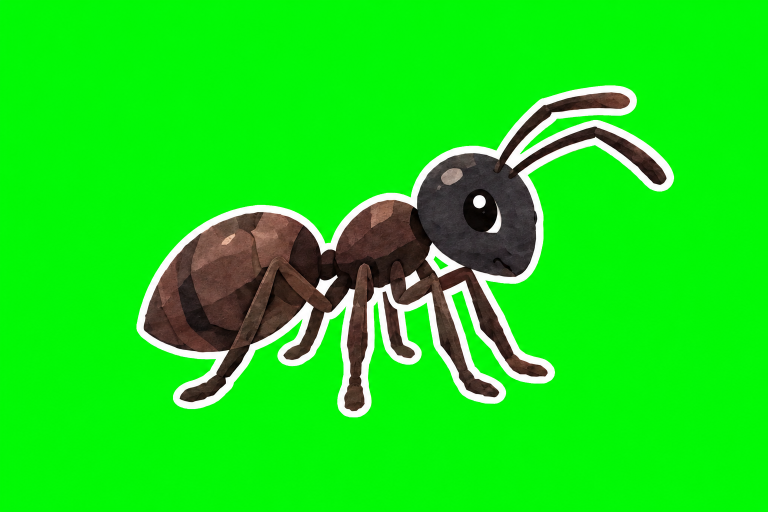
#> input picture video/assets/codex_tj01/ant_c1.png, 1536 x 1024 px, given in place of pose_crowd.png, which was not available (shown at 1/2 size)
$ python split_scene_rest.py ant_c1.png
#> lines starting #> are read from the running program, lines starting #| are printed output that depends on the picture; after the words box and inside, x2 and y2 are one past the last pixel; in counts of white or black regions, pixels touching at a corner belong together; pictures that were not available may be replaced by others from this repository, and a replacement may not be noted
#> in pieces, src is the input picture: PIL image 1536x1024 RGB; mean R, G, B 24.1, 223.5, 23.3
### video/split_sheet.py
"""把 Codex 生成的「绿底素材图」抠掉绿色（或直接用已经透明的底）、切成单件 PNG。

用法：python video/split_sheet.py <素材图.png> <输出目录> <名字1> <名字2> ...
名字按「从上到下、从左到右」的顺序对应每一件素材（先打印一遍 --list 看顺序）。
"""
import sys
from pathlib import Path

import numpy as np
from PIL import Image
from scipy import ndimage


def key_out(rgb):
    """绿幕抠像：越绿越透明；边缘半透明；去掉溢到边缘的绿色。"""
    r, g, b = (rgb[..., i].astype(float) for i in range(3))
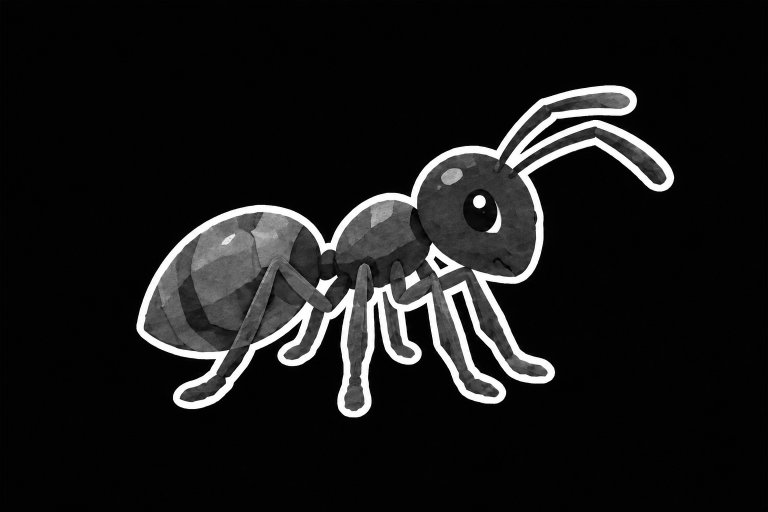
#> r: shape (1024, 1536) float64 (shown at 1/2 size); min 0, max 255, mean 24.1
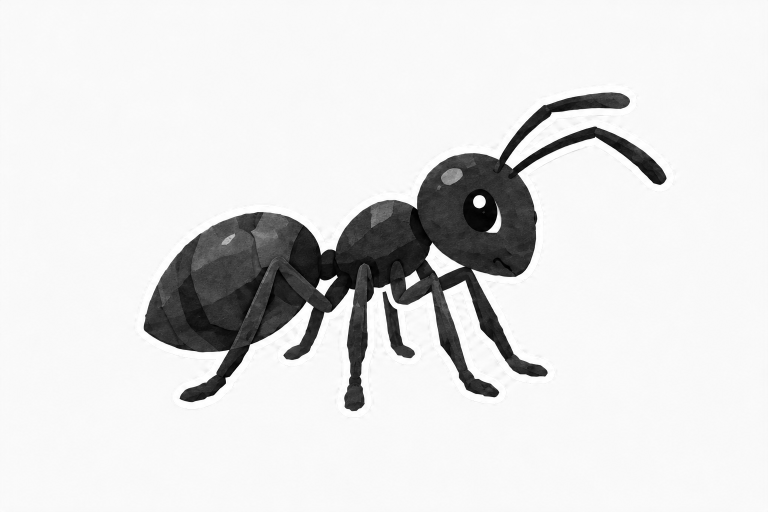
#> g: shape (1024, 1536) float64 (shown at 1/2 size); min 0, max 255, mean 223.5
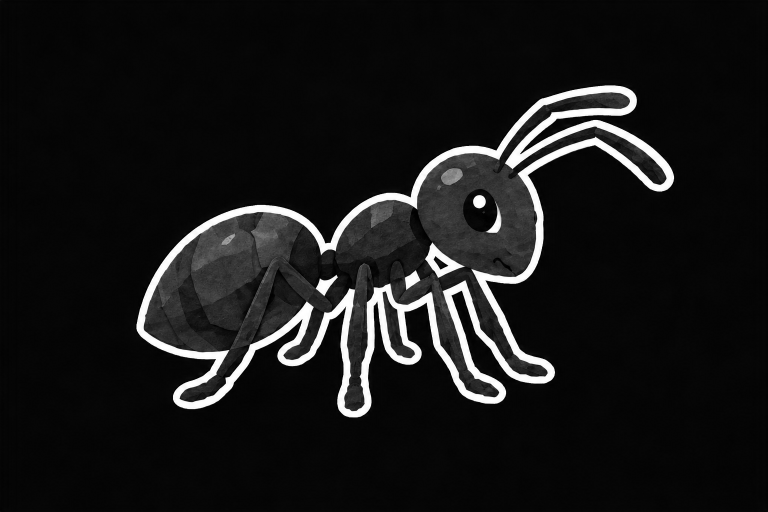
#> b: shape (1024, 1536) float64 (shown at 1/2 size); min 0, max 255, mean 23.3
    k = g - np.maximum(r, b)                       # 「有多绿」
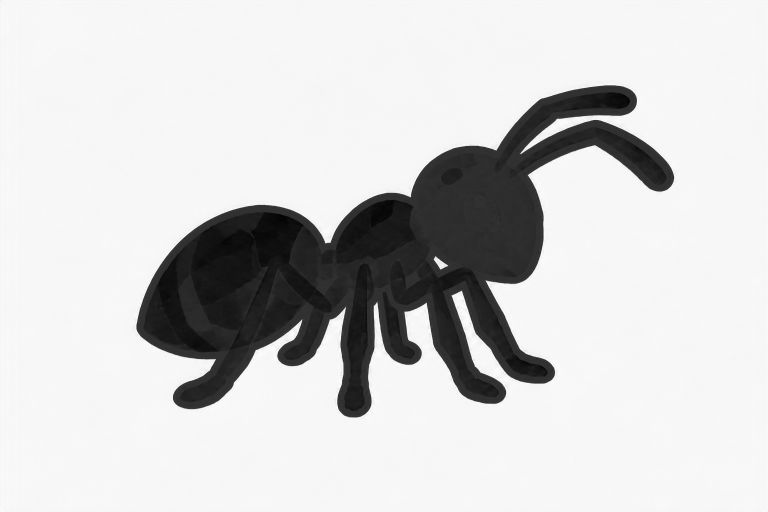
#> k: shape (1024, 1536) float64 (shown at 1/2 size); min -61, max 253, mean 196.6; drawn with min black and max white
    alpha = np.clip(1 - (k - 30) / 90, 0, 1)       # k<30 完全不透明，k>120 完全透明
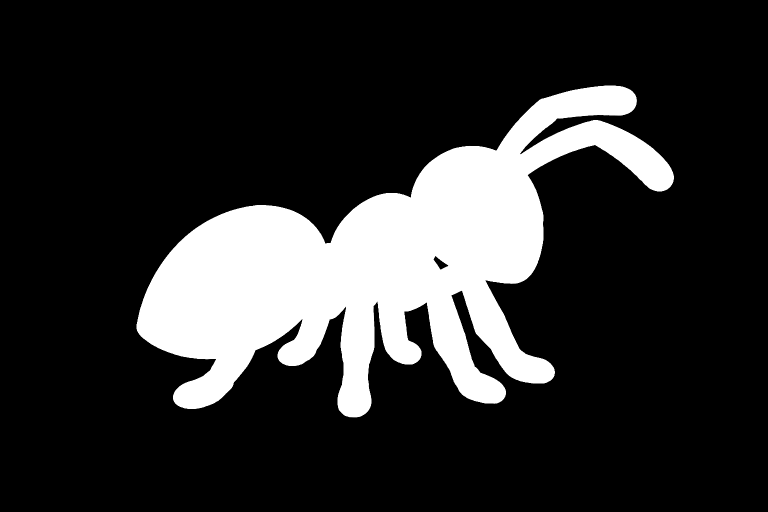
#> alpha: shape (1024, 1536) float64 (shown at 1/2 size); min 0, max 1, mean 0.181
    alpha[(g > 200) & (r < 90) & (b < 90)] = 0
    g2 = np.where(k > 0, np.maximum(r, b) + np.minimum(k, 0), g)   # 去绿边
    out = np.dstack([r, g2, b, alpha * 255]).clip(0, 255).astype(np.uint8)
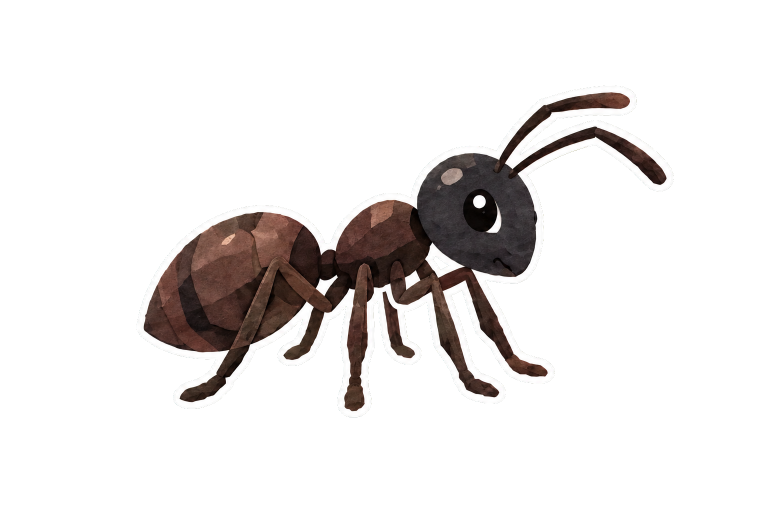
#> out: shape (1024, 1536, 4) (shown at 1/2 size); mean of channels 0, 1, 2, 3 24.1, 24.1, 23.3, 46.2; transparent parts drawn white
    return out


def pieces(path, min_area=3000):
    src = Image.open(path)
    if src.mode == "RGBA" and (np.array(src)[..., 3] < 20).mean() > 0.2:   # Codex 有时自己把绿底抠成了透明：直接用透明度
        rgba = np.array(src)
    else:
        rgba = key_out(np.array(src.convert("RGB")))
    mask = rgba[..., 3] > 60
#> mask: shape (1024, 1536) bool; 18.1% white; 1 white region, box (x1, y1, x2, y2) and area: (273, 171, 1348, 835) 285401
    lab, n = ndimage.label(ndimage.binary_closing(mask, iterations=4))
#> lab: shape (1024, 1536) int32; values 0 (black) and 1 (white), 18.2% white; 1 white region, box (x1, y1, x2, y2) and area: (273, 171, 1348, 835) 285728
#> n = 1
    out = []
    for i, sl in enumerate(ndimage.find_objects(lab), 1):
        area = (lab[sl] == i).sum()
        if area < min_area:
            continue
        crop = rgba[sl].copy()
        crop[..., 3] = np.where(lab[sl] == i, crop[..., 3], 0)   # 只留这一件
        out.append((sl[0].start, sl[1].start, crop))
#> this loop made 1 pass
#> (i, area) on pass 1: (1, 285728)
#> pass 1, in pieces, `crop = rgba[sl].copy()`:
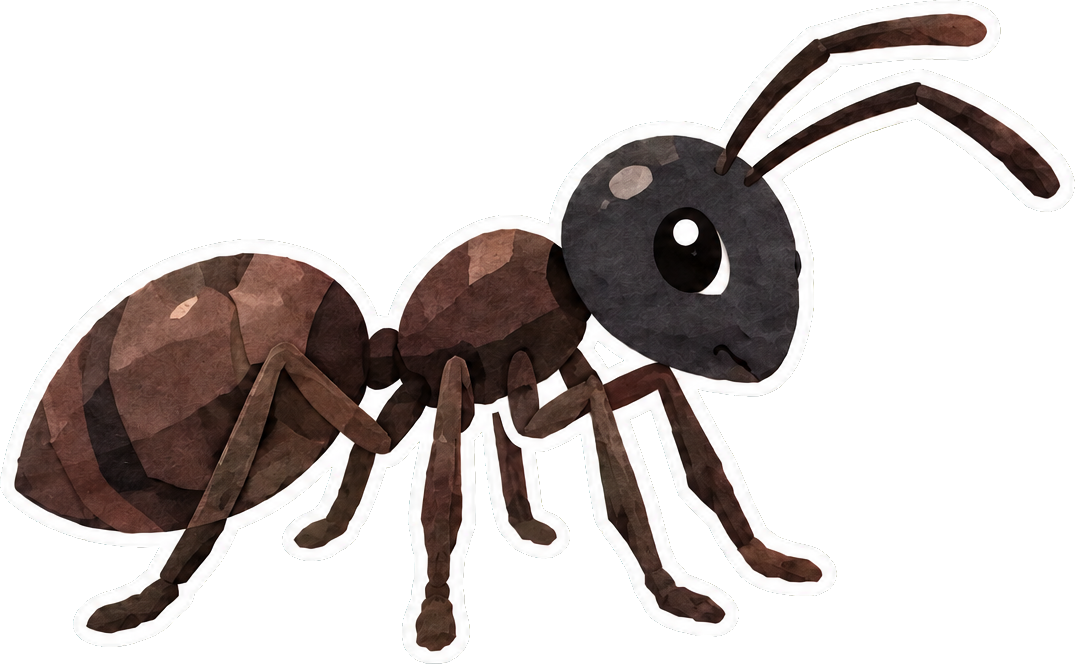
#> crop: shape (664, 1075, 4); mean of channels 0, 1, 2, 3 51.1, 47.1, 45.3, 101.8; transparent parts drawn white
#> after the loop: crop: shape (664, 1075, 4); 0.06% of pixels changed, all inside (x1, y1, x2, y2) = (0, 0, 1075, 664)
#> after the loop, out = 1 item
    out.sort(key=lambda p: (p[0] // 150, p[1]))                 # 从上到下、从左到右
    return out


# [12 lines that do not run on import are left out]

### video/assets/codex_tj01/split_tj01.py
"""tj01 第 3 步：把 Codex 出的素材表拆成单件 PNG 放进 chars/、props/、sets/（用 video/split_sheet.py 的 pieces：绿底和透明底都行）。

用法（仓库根目录）：
  .venv/Scripts/python video/assets/codex_tj01/split_tj01.py --list            # 每张表切出几件、每件多大（先看数量对不对）
  .venv/Scripts/python video/assets/codex_tj01/split_tj01.py [表名 ...]        # 拆图；不写表名 = 全部已经画好的
排序：先按每件的竖直中心分成行（rows 写每行几件），再在行内从左到右；名字和 Codex 提示词（同名 .txt）里的顺序一一对应。
rows 写 "opaque" = 整张不透明图原样拷贝（天空、海报）；写 "assembled" = 皮影表（面积最大的一件是拼好的整个人，其余 6 件按 [3,3] 排）。
数量对不上就不拆，只打印每件的位置和大小，照着改 SHEETS。
"""
import sys
from pathlib import Path

import numpy as np
from PIL import Image

HERE = Path(__file__).resolve().parent
ASSETS = HERE.parent
sys.path.insert(0, str(ASSETS.parent))
import split_sheet  # noqa: E402

SHEETS = {
    # ---- 人物姿势（chars/）----
    "pose_zb1": ("chars", [3, 3], ["zb_cup", "zb_point", "zb_grab", "zb_slap", "zb_shake", "zb_spill"]),
    "pose_zb2": ("chars", [3, 2], ["zb_angry", "zb_cheer", "zb_glance", "zb_soaked", "zb_gaze"]),
    "pose_zxz": ("chars", [3, 2], ["zxz_kneel", "zxz_no", "zxz_walk", "zxz_order", "zxz_calm"]),
    "pose_hkz": ("chars", [3, 3], ["hkz_low", "hkz_hug", "hkz_give", "hkz_lookup", "hkz_step", "hkz_nod"]),
    "pose_wgh": ("chars", [3, 2], ["wgh_kneel", "wgh_give", "wgh_reins", "wgh_elbow", "wgh_nod"]),
    "pose_dg": ("chars", [3, 2], ["dg_kneel", "dg_whisper", "dg_pull", "dg_wink", "dg_nod"]),
    "pose_zmt": ("chars", [3, 2], ["zmt_sneak", "zmt_teeth", "zmt_startle", "zmt_bow", "zmt_shh"]),
    "pose_sgm2": ("chars", [3, 3], ["sgm_pop", "sgm_front", "sgm_doze", "sgm_bonk", "sgm_towel", "sgm_rub"]),
    "pose_zg_zgu": ("chars", [3, 3], ["zgo_window", "zgo_plead", "zgo_sigh", "zgu_kneel", "zgu_plead", "zgu_sigh"]),
    "pose_zwl": ("chars", [3], ["zwl_kneel", "zwl_give", "zwl_allow"]),
    "pose_crowd": ("chars", [4, 4], ["sold_guard", "sold_run1", "sold_run2", "sold_march", "folk_man_wave", "folk_woman_wave", "folk_child_wave", "folk_man_firm"]),
    "pose_kids": ("chars", [3], ["pupil_sad", "pupil_laugh_girl", "pupil_laugh_boy"]),
    # ---- 特写高清半身像（chars/；屏幕高度 ÷ 原图 ≤ 1.3 靠它）----
    "hr_zb_dg": ("chars", [3], ["zb_hi_laugh", "zb_hi_angry", "dg_hi_tight"]),
    "hr_zxz_hkz_dg": ("chars", [3], ["zxz_hi_no", "hkz_hi_give", "dg_hi_wink"]),
    "hr_zmt_wgh": ("chars", [2], ["zmt_hi_teeth", "wgh_hi_elbow"]),
    "hr_sgm": ("chars", [3], ["sgm_hi_point", "sgm_hi_read", "sgm_hi_shock"]),
    # ---- 皮影（前史）：拼好的整个人 + 6 个部件（头、身体、上臂、前臂加手、大腿、小腿加脚）----
    "shadow_zxu": ("chars", "assembled", ["zxu_shadow", "zxu_s_head", "zxu_s_torso", "zxu_s_upper", "zxu_s_fore", "zxu_s_thigh", "zxu_s_shin"]),
    "shadow_zgo": ("chars", "assembled", ["zgo_shadow", "zgo_s_head", "zgo_s_torso", "zgo_s_upper", "zgo_s_fore", "zgo_s_thigh", "zgo_s_shin"]),
    # ---- 道具（props/）----
    "prop_chariot": ("props", [2], ["chariot", "horse"]),
    "prop_cups_stove": ("props", [3], ["cup_lacquer", "cup_spill", "stove"]),
    "flags": ("props", [5], ["flag_zhi", "flag_zhao", "flag_han", "flag_wei", "flag_zhou"]),
    "prop_map": ("props", [1, 1, 1, 1], ["city_icon1", "map_silk", "city_icon2", "city_icon3"]),
    "prop_hands": ("props", [3, 3, 3], ["hand_grab", "hand_open", "hand_candy", "hands_stack", "candy", "ant", "towel", "cup_plain", "cup_plain_spill"]),
    "prop_frogs": ("props", [3, 3, 2], ["frog_wait", "frog_croak", "frog_tongue", "frog_wave", "frog_shoe", "frog_hat", "frog_flat", "frog_jump"]),
    "prop_gauge_hi": ("props", [1], ["gauge_wall_hi"]),
    "prop_gauge_kit": ("props", [3], ["banzhu_frame", "gauge_camp", "wall_section"]),
    "prop_icons": ("props", [4, 4], ["icon_tall", "icon_bow", "icon_qin", "icon_mouth", "icon_fist", "icon_heart", "plaque_zhi", "plaque_back"]),
    "prop_boat": ("props", [5], ["boat", "captain", "captain_hat", "char_cai", "char_de"]),
    "teaser_rain": ("props", "opaque", ["teaser_rain"]),
    "patches": ("props", [5, 5, 7], [f"tape_{i}" for i in range(1, 11)] + ["string_1", "string_2", "string_3", "pin_1", "pin_2", "clip_1", "clip_2"]),
    # ---- 布景（sets/）：共用的天空、山、地面、水、前景框放 jin_land；各地点自己的东西放各自的目录 ----
    "set_sky": ("sets/jin_land", "opaque", ["sky"]),
    "set_ridges": ("sets/jin_land", [1, 1, 1], ["ridge_far", "ridge_mid", "ridge_near"]),
    "set_ground": ("sets/jin_land", [1, 1, 1], ["ground", "water", "fore"]),
    "set_jinyang": ("sets/jinyang", [1, 1], ["wall", "gate"]),
    "set_lantai": ("sets/lantai", [1, 6], ["terrace", "table", "cup", "cup_spill", "mat", "hu", "ding"]),
    "set_camp": ("sets/camp", [3, 1, 2], ["tent_s1", "tent_big", "tent_s2", "dike", "dike_breach", "palisade"]),
    "set_palace": ("sets/palace", [1, 5], ["hall", "ding_a", "ding_b", "slips_table", "jade_gui", "table_red"]),
    "set_study_wall": ("sets/study", "opaque", ["wall"]),
    "set_study_items": ("sets/study", [1, 5], ["desk", "chair", "books", "basket", "lamp_stand"]),
    "set_theater": ("sets/theater", [1, 2, 1], ["valance", "curtain", "sign", "stage_floor"]),
    "set_audience": ("sets/theater", [3, 3], ["aud_1", "aud_2", "aud_3", "aud_4", "aud_5", "aud_6"]),
}


def load_pieces(sheet):
    return split_sheet.pieces(str(HERE / f"{sheet}.png"))


# [7 lines left out: function order, not called in this run]


def show(sheet, ps, note=""):
    print(f"{sheet}: 切出 {len(ps)} 件 {note}")
    for y, x, c in sorted(ps, key=lambda p: (p[0] + p[2].shape[0] / 2, p[1])):
        print(f"   y={y} x={x} {c.shape[1]}x{c.shape[0]}")


# [35 lines left out: function main, not called in this run]


# [2 lines that do not run on import are left out]

### video/assets/codex_tj01/split_scene_rest.py
"""tj01 整集分镜表（素材清单第六节）：从已经画好的表里拆 15 张，只存清单要的那几件，文件名照 split_tj01.py 的 SHEETS。

  .venv/Scripts/python video/assets/codex_tj01/split_scene_rest.py [--list]

绿底的表用 video/split_sheet.py 的 pieces（抠绿）；prop_boat 是透明底（Codex 自己抠的）用 video/split_alpha.py 的 pieces（只留实心部分）；teaser_rain 整张不透明原样拷贝。
"""
import sys
from pathlib import Path

import numpy as np
from PIL import Image

HERE = Path(__file__).resolve().parent
ASSETS = HERE.parent
sys.path.insert(0, str(ASSETS.parent))
sys.path.insert(0, str(HERE))
import split_alpha  # noqa: E402
import split_sheet  # noqa: E402
import split_tj01 as T  # noqa: E402

KEEP = {
    "pose_crowd": {"sold_run1", "sold_run2", "folk_man_wave", "folk_woman_wave", "folk_child_wave", "folk_man_firm"},
    "hr_zmt_wgh": {"zmt_hi_teeth"},
    "pose_zg_zgu": {"zgo_window"},
    "pose_sgm2": {"sgm_doze", "sgm_bonk", "sgm_rub", "sgm_towel"},
    "prop_boat": {"char_cai", "char_de"},
}
ALPHA = {"prop_boat"}


def main():
    listing = "--list" in sys.argv
    for s, keep in KEEP.items():
        dst, rows, names = T.SHEETS[s]
        p = str(HERE / f"{s}.png")
        ps = split_alpha.pieces(p) if s in ALPHA else split_sheet.pieces(p)
#> ps = 1 item
        if len(ps) != sum(rows):
            T.show(s, ps, f"预期 {sum(rows)}  <-- 数量不对，不拆")
#| pose_crowd: 切出 1 件 预期 8  <-- 数量不对，不拆
#> the loop in show, `for y, x, c in sorted(ps, key=lambda p: (p[0] + p[2].shape[0] / 2, p[1..` made 1 pass
#> (y, x) on pass 1: (171, 273)
#|    y=171 x=273 1075x664
            continue
        if s == "prop_boat":
            # split_tj01.SHEETS 里的顺序（按 x 排一行）是错的：上排 船、船长、船长帽，下排 才、德（按 y 分两行再按 x 排）
            ps = T.order(ps, [3, 2])
            names = ["boat", "captain", "captain_hat", "char_cai", "char_de"]
        else:
            ps = T.order(ps, rows)
        for (y, x, c), nm in zip(ps, names):
            if nm not in keep:
                continue
            c = c.copy()
            c[..., 3] = np.where(c[..., 3] >= 240, 255, c[..., 3])
            print(f"{dst}/{nm}.png {c.shape[1]}x{c.shape[0]}  (原表 x={x} y={y})")
            if listing:
                continue
            d = ASSETS / dst
            d.mkdir(parents=True, exist_ok=True)
            Image.fromarray(c, "RGBA").save(d / f"{nm}.png")
#> pass 2 of the loop in main, `for s, keep in KEEP.items():`:
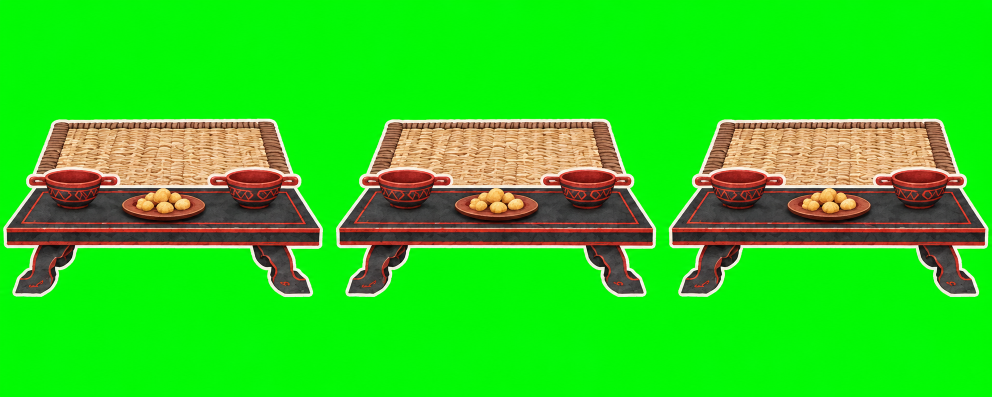
#> input picture video/assets/codex_tj01/banquet_row.png, 1983 x 793 px, given in place of hr_zmt_wgh.png, which was not available (shown at 1/2 size)
#> in pieces, src is the input picture: PIL image 1983x793 RGB; mean R, G, B 46.9, 207.6, 29.4
#> r: shape (793, 1983) float64
#> g: shape (793, 1983) float64
#> b: shape (793, 1983) float64
#> k: shape (793, 1983) float64
#> alpha: shape (793, 1983) float64
#> g2: shape (793, 1983) float64
#> mask: shape (793, 1983) bool; 29.7% white; 3 white regions, box (x1, y1, x2, y2) and area: (1338, 237, 1977, 594) 155924, (7, 237, 646, 594) 155916, (672, 238, 1312, 594) 155798
#> in pieces (call 2), `lab, n = ndimage.label(ndimage.binary_closing(mask, iterations=4))`:
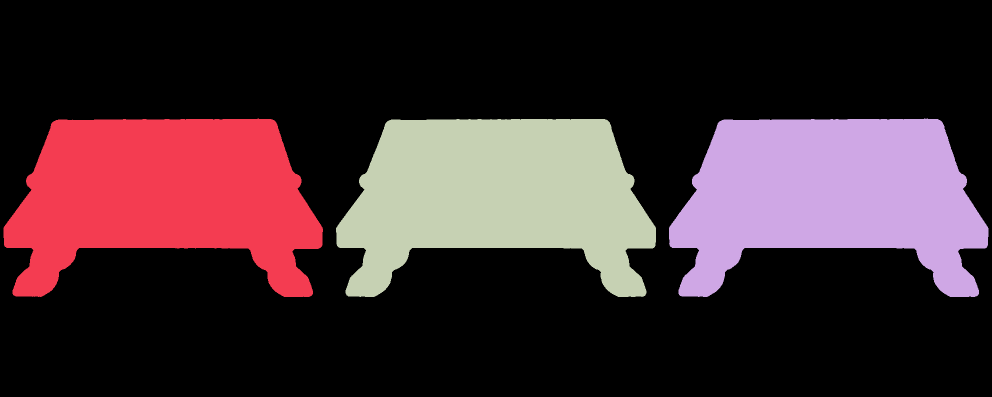
#> lab: shape (793, 1983) int32 (shown at 1/2 size); 4 distinct labels, from 0 to 3; one colour per label, 0 black
#> n = 3
#> the loop in pieces (call 2), `for i, sl in enumerate(ndimage.find_objects(lab), 1):` made 3 passes
#> area on passes 1 to 3: 156027, 156022, 155899
#> pass 3, in pieces (call 2), `crop = rgba[sl].copy()`:
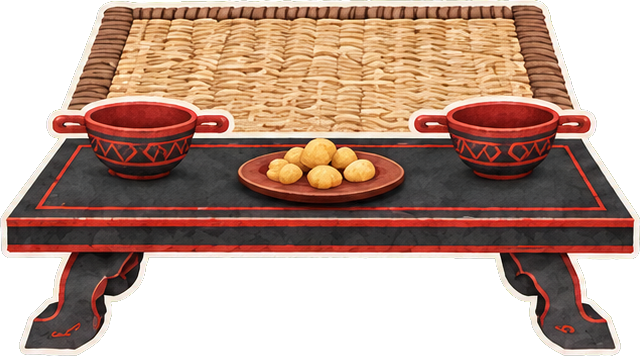
#> crop: shape (356, 640, 4); mean of channels 0, 1, 2, 3 105, 76, 61.9, 174.1; transparent parts drawn white
#> after the loop in pieces (call 2), `for i, sl in enumerate(ndimage.find_objects(lab), 1):`: out = 3 items
#| hr_zmt_wgh: 切出 3 件 预期 2  <-- 数量不对，不拆
#> the loop in show (call 2), `for y, x, c in sorted(ps, key=lambda p: (p[0] + p[2].shape[0] / 2, p[1..` made 3 passes
#> (y, x) on passes 1 to 3: (237, 7), (237, 1338), (238, 672)
#> (printed output is left out)
    src = HERE / "teaser_rain.png"
    im = Image.open(src).convert("RGBA")
    print(f"props/teaser_rain.png {im.width}x{im.height}")
    if not listing:
        (ASSETS / "props").mkdir(parents=True, exist_ok=True)
        im.save(ASSETS / "props/teaser_rain.png")


if __name__ == "__main__":
#> (the run stopped early here; a loop or call above may not have finished)
